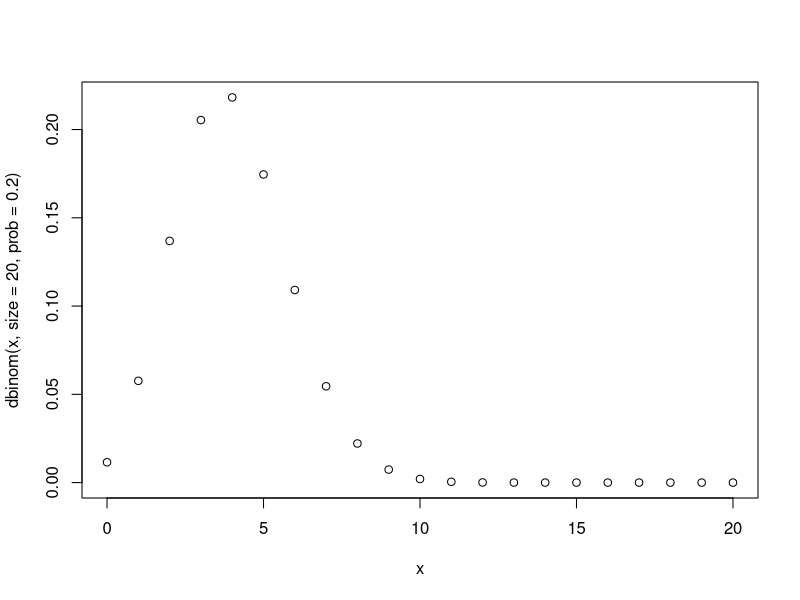

The R source for this figure: (Note: this script raises an error after producing the figure.)
# nomor 2 
#2a
dbinom (4, 20, 0.2)

#2b
x <- 0:20
plot(x, dbinom(x, size=20, prob=0.2))

#2c
average = n*(p)
average
variance = n * (p) * (1-(p))
variance